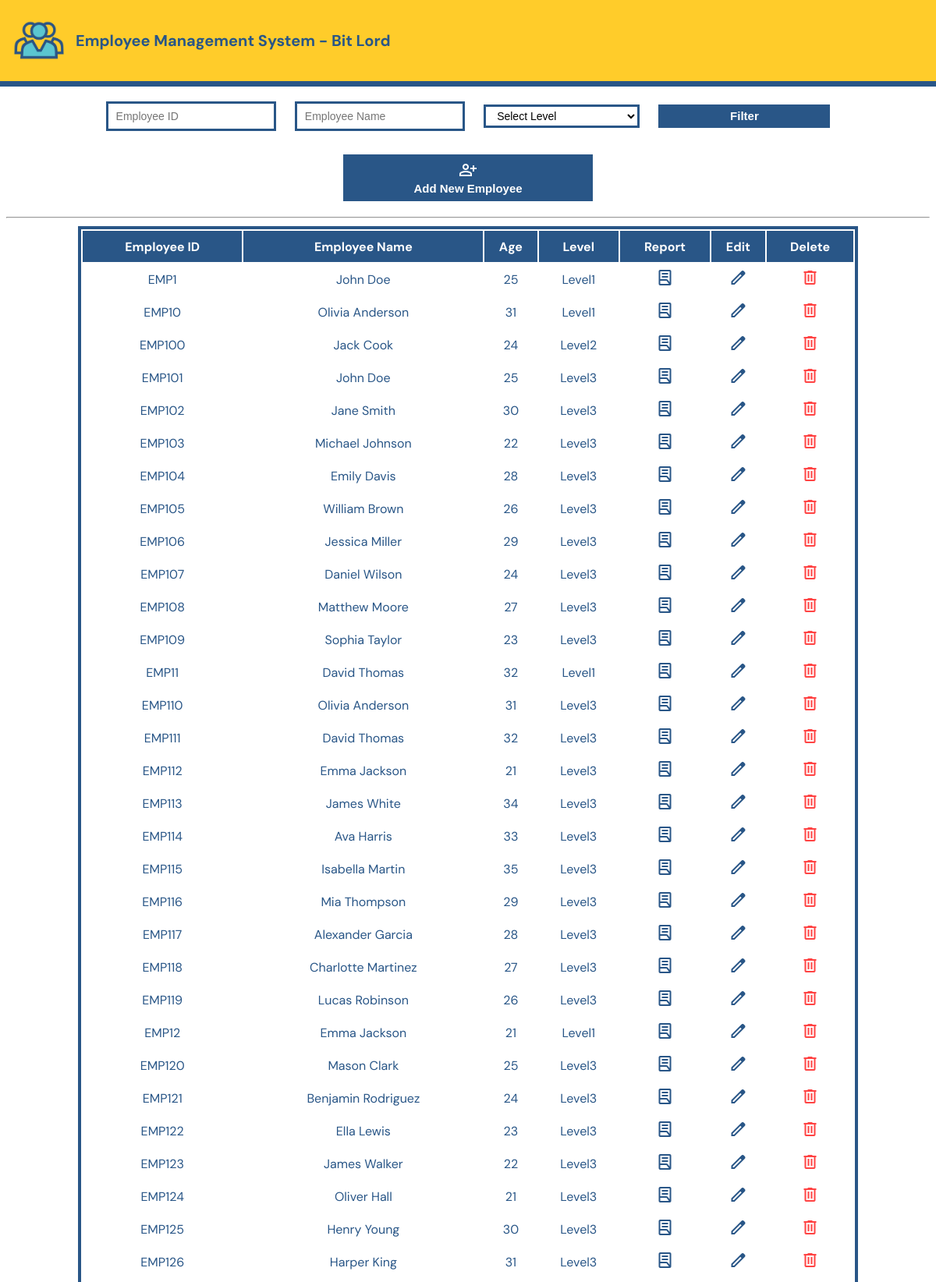
Page /admin/manageEmployee.php (upper part) on the committed database.
### tables this page shows
CREATE TABLE `employee` (
  `empId` varchar(11) NOT NULL,
  `empName` varchar(255) DEFAULT NULL,
  `empAge` int(11) DEFAULT NULL,
  `empLevel` varchar(50) DEFAULT NULL,
  `empPassword` varchar(255) DEFAULT NULL
);

### admin/manageEmployee.php (the view, shortened to what this page needs)
<!DOCTYPE html>
<html lang="en" class="conthtml">
<head>
    <link rel="stylesheet" href="../style/style.css">
</head>
<body class="contbody">
    <?php
    include_once("../script/header.php");
    include_once("../conf/conf.php");
    ?>
    <div class="container2">
        <form method="GET">
            <input type="text" id="employeeID" name="employeeID" class="inputTextFilter" placeholder="Employee ID">
            <input type="text" id="employeeName" name="employeeName" class="inputTextFilter" placeholder="Employee Name">
            <select id="level" name="level" class="inputTextFilter">
                <option value="">Select Level</option>
            </select>
            <input type="submit" value="Filter" class="filterbtn">
        </form>
    </div>
    <div class="container2">
    <a href="addEmployee.php"><button class="btn" style="height: 60px;"><span class="material-symbols-outlined">person_add</span> <br> Add New Employee </button></a>
    </div>
    <hr>
    <div class="container2" style="padding-bottom: 150px;">
        <?php
            $query = "SELECT empId, empName, empAge, empLevel FROM employee WHERE 1=1";
            $result = mysqli_query($conn, $query);
            echo "<table class='tbl'>";
            echo "<tr class=tblHead>";
            echo "<th>Employee ID</th><th>Employee Name</th><th>Age</th><th>Level</th><th>Report</th><th>Edit</th><th>Delete</th>";
            echo "</tr>";
            while($row = mysqli_fetch_row($result)){
                echo "<tr class='tblRow'>";
                foreach ($row as $key => $value) {
                    echo "<td>";
                    echo $value;
                    echo "</td>";
                }
                echo "<td><a href='employeeReport.php?empID=$row[0]'>
                <span class='material-symbols-outlined'>lab_profile</span>
                </a></td>";
                echo "<td><a href='updateEmployee.php?empID=$row[0]'>
                <span class=material-symbols-outlined>edit</span>
                </a></td>";
                echo "<td><font color=#FF4444><a href='deleteEmployee.php?empID=$row[0]'>
                <span class=material-symbols-outlined>delete</span>
                </a></font></td>";
                echo "</tr>";
            }
            echo "</table>";
        ?>
    </div>
</body>
</html>

### style/style.css (style rules this page uses)
body { font-family: 'DM Sans', sans-serif; }
.contbody { justify-content: center; align-items: center; margin-top: 120px; }
.container2 { margin: 10px auto; display: flex; flex-wrap: wrap; justify-content: center; align-items: center; text-align: center; max-width: 1000px; color: #295687; }
a { text-decoration: none; color: inherit; background: none; border: none; }
form { text-align: center; }
.inputTextFilter { width: 200px; height: 30px; margin: 10px; padding-left: 10px; font-size: 14px; border: 3px solid #295687; background: #FFF; }
.btn { width: 320px; height: 35px; margin: 10px; font-size: 15px; font-weight: 600; border: 3px solid #295687; background: #295687; color: #FFF; }
.filterbtn { width: 220px; height: 30px; margin: 10px; font-size: 15px; font-weight: 600; border: 3px solid #295687; background: #295687; color: #FFF; }
.tbl { width: 100%; border: 4px solid #295687; }
.tblRow { height: 40px; }
.tblHead { height: 40px; background-color: #295687; color: #FFF; }

### rows in the picture
employee: empId "EMP1", empName "John Doe", empAge "25", empLevel "Level1"
employee: empId "EMP10", empName "Olivia Anderson", empAge "31", empLevel "Level1"
employee: empId "EMP100", empName "Jack Cook", empAge "24", empLevel "Level2"
employee: empId "EMP101", empName "John Doe", empAge "25", empLevel "Level3"
employee: empId "EMP102", empName "Jane Smith", empAge "30", empLevel "Level3"
employee: empId "EMP103", empName "Michael Johnson", empAge "22", empLevel "Level3"
employee: empId "EMP104", empName "Emily Davis", empAge "28", empLevel "Level3"
employee: empId "EMP105", empName "William Brown", empAge "26", empLevel "Level3"
employee: empId "EMP106", empName "Jessica Miller", empAge "29", empLevel "Level3"
employee: empId "EMP107", empName "Daniel Wilson", empAge "24", empLevel "Level3"
employee: empId "EMP108", empName "Matthew Moore", empAge "27", empLevel "Level3"
employee: empId "EMP109", empName "Sophia Taylor", empAge "23", empLevel "Level3"
employee: empId "EMP11", empName "David Thomas", empAge "32", empLevel "Level1"
employee: empId "EMP110", empName "Olivia Anderson", empAge "31", empLevel "Level3"
employee: empId "EMP111", empName "David Thomas", empAge "32", empLevel "Level3"
employee: empId "EMP112", empName "Emma Jackson", empAge "21", empLevel "Level3"
employee: empId "EMP113", empName "James White", empAge "34", empLevel "Level3"
employee: empId "EMP114", empName "Ava Harris", empAge "33", empLevel "Level3"
employee: empId "EMP115", empName "Isabella Martin", empAge "35", empLevel "Level3"
employee: empId "EMP116", empName "Mia Thompson", empAge "29", empLevel "Level3"
employee: empId "EMP117", empName "Alexander Garcia", empAge "28", empLevel "Level3"
employee: empId "EMP118", empName "Charlotte Martinez", empAge "27", empLevel "Level3"
employee: empId "EMP119", empName "Lucas Robinson", empAge "26", empLevel "Level3"
employee: empId "EMP12", empName "Emma Jackson", empAge "21", empLevel "Level1"
employee: empId "EMP120", empName "Mason Clark", empAge "25", empLevel "Level3"
employee: empId "EMP121", empName "Benjamin Rodriguez", empAge "24", empLevel "Level3"
employee: empId "EMP122", empName "Ella Lewis", empAge "23", empLevel "Level3"
employee: empId "EMP123", empName "James Walker", empAge "22", empLevel "Level3"
employee: empId "EMP124", empName "Oliver Hall", empAge "21", empLevel "Level3"
employee: empId "EMP125", empName "Henry Young", empAge "30", empLevel "Level3"
employee: empId "EMP126", empName "Harper King", empAge "31", empLevel "Level3"
